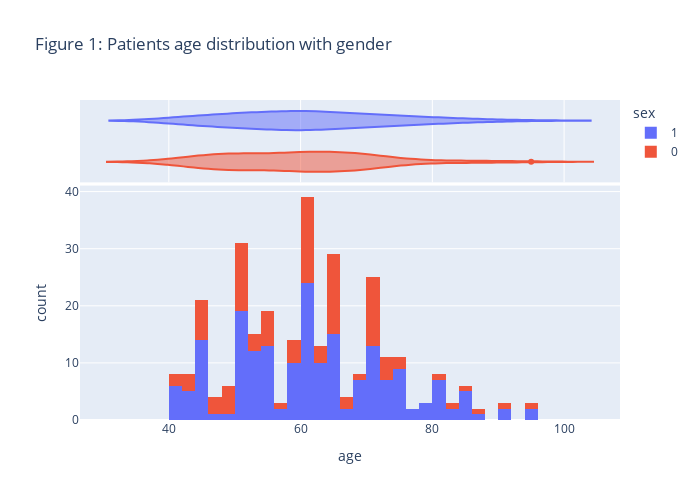

Notebook cell for this chart:
### Code cell
plot_histogram(heart_data, 'age', 'sex', NBINS, "violin",'Figure 1: Patients age distribution with gender')

### Figure 1 — Plotly figure (JSON) as saved in the notebook; plotly's stock layout.template omitted (floating-point values rounded to 4 significant figures; data arrays with more than 128 entries replaced by an {"elided": "..."} marker saying what was removed)
{"data": [{"xaxis": "x", "bingroup": "x", "nbinsx": 50, "marker": {"color": "#636efa"}, "alignmentgroup": "True", "legendgroup": "1", "offsetgroup": "1", "type": "histogram", "showlegend": true, "name": "1", "hovertemplate": "sex=1<br>age=%{x}<br>count=%{y}<extra></extra>", "orientation": "v", "x": {"elided": "194 float values"}, "yaxis": "y"}, {"xaxis": "x2", "alignmentgroup": "True", "marker": {"color": "#636efa"}, "offsetgroup": "1", "type": "violin", "showlegend": false, "hovertemplate": "sex=1<br>age=%{x}<extra></extra>", "name": "1", "legendgroup": "1", "x": {"elided": "194 float values"}, "yaxis": "y2", "scalegroup": "x"}, {"xaxis": "x", "bingroup": "x", "nbinsx": 50, "marker": {"color": "#EF553B"}, "alignmentgroup": "True", "legendgroup": "0", "offsetgroup": "0", "type": "histogram", "showlegend": true, "name": "0", "hovertemplate": "sex=0<br>age=%{x}<br>count=%{y}<extra></extra>", "orientation": "v", "x": [65.0, 65.0, 49.0, 70.0, 48.0, 65.0, 65.0, 75.0, 95.0, 50.0, 50.0, 82.0, 60.0, 50.0, 60.0, 57.0, 53.0, 60.0, 70.0, 60.0, 50.0, 45.0, 42.0, 70.0, 70.0, 55.0, 70.0, 60.0, 59.0, 42.0, 58.0, 70.0, 60.0, 63.0, 60.0, 72.0, 70.0, 58.0, 60.0, 85.0, 65.0, 86.0, 66.0, 60.0, 60.0, 43.0, 46.0, 58.0, 46.0, 65.0, 62.0, 46.0, 50.0, 61.0, 72.0, 65.0, 52.0, 50.0, 80.0, 65.0, 70.0, 49.0, 50.0, 60.0, 60.67, 40.0, 64.0, 45.0, 65.0, 50.0, 50.0, 40.0, 60.0, 49.0, 48.0, 70.0, 54.0, 55.0, 75.0, 65.0, 72.0, 60.0, 65.0, 70.0, 73.0, 53.0, 50.0, 55.0, 70.0, 65.0, 62.0, 68.0, 45.0, 51.0, 67.0, 45.0, 70.0, 50.0, 55.0, 45.0, 65.0, 90.0, 45.0, 55.0, 45.0], "yaxis": "y"}, {"xaxis": "x2", "alignmentgroup": "True", "marker": {"color": "#EF553B"}, "offsetgroup": "0", "type": "violin", "showlegend": false, "hovertemplate": "sex=0<br>age=%{x}<extra></extra>", "name": "0", "legendgroup": "0", "x": [65.0, 65.0, 49.0, 70.0, 48.0, 65.0, 65.0, 75.0, 95.0, 50.0, 50.0, 82.0, 60.0, 50.0, 60.0, 57.0, 53.0, 60.0, 70.0, 60.0, 50.0, 45.0, 42.0, 70.0, 70.0, 55.0, 70.0, 60.0, 59.0, 42.0, 58.0, 70.0, 60.0, 63.0, 60.0, 72.0, 70.0, 58.0, 60.0, 85.0, 65.0, 86.0, 66.0, 60.0, 60.0, 43.0, 46.0, 58.0, 46.0, 65.0, 62.0, 46.0, 50.0, 61.0, 72.0, 65.0, 52.0, 50.0, 80.0, 65.0, 70.0, 49.0, 50.0, 60.0, 60.67, 40.0, 64.0, 45.0, 65.0, 50.0, 50.0, 40.0, 60.0, 49.0, 48.0, 70.0, 54.0, 55.0, 75.0, 65.0, 72.0, 60.0, 65.0, 70.0, 73.0, 53.0, 50.0, 55.0, 70.0, 65.0, 62.0, 68.0, 45.0, 51.0, 67.0, 45.0, 70.0, 50.0, 55.0, 45.0, 65.0, 90.0, 45.0, 55.0, 45.0], "yaxis": "y2", "scalegroup": "x"}], "layout": {"xaxis": {"domain": [0.0, 1.0], "title": {"text": "age"}, "anchor": "y"}, "height": 500, "title": {"text": "Figure 1: Patients age distribution with gender"}, "width": 700, "legend": {"tracegroupgap": 0, "title": {"text": "sex"}}, "yaxis2": {"domain": [0.7426, 1.0], "showline": false, "showgrid": false, "matches": "y2", "showticklabels": false, "ticks": "", "anchor": "x2"}, "yaxis": {"domain": [0.0, 0.7326], "title": {"text": "count"}, "anchor": "x"}, "barmode": "relative", "xaxis2": {"domain": [0.0, 1.0], "matches": "x", "showgrid": true, "showticklabels": false, "anchor": "y2"}}}
